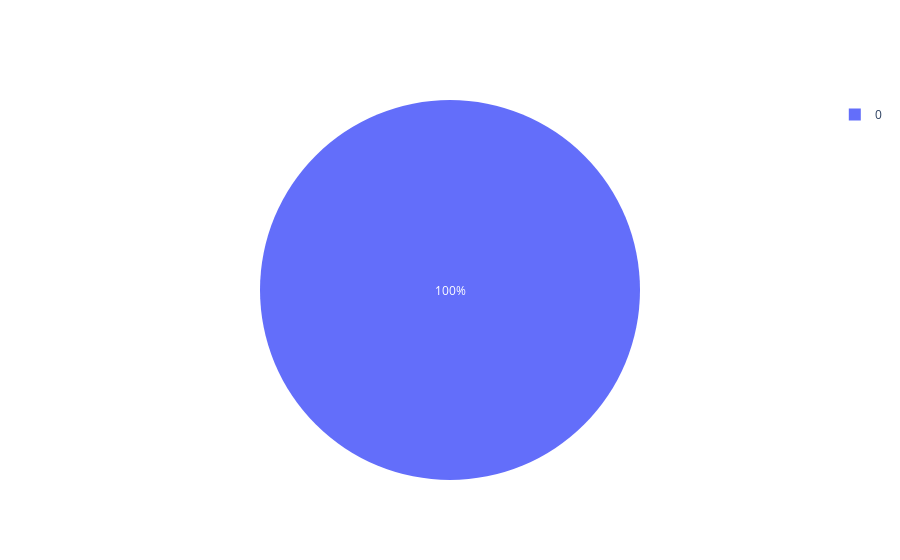

Source (notebook cell):
### Markdown cell above
<font color='green'/>**Analysis** - 87% of float datatypes have correct values and can be used for analyis

### Code cell
## int columns
loan_data_type_int_group = loan_data_type_int.groupby("Null_Percentage").count().reset_index()
plot_pie_chart(loan_data_type_int_group,"Null_Percentage","Null_Count")
loan_data_type_int

### Figure 1 — Plotly figure (JSON) as saved in the notebook; plotly's stock layout.template omitted (floating-point values rounded to 4 significant figures)
{"data": [{"labels": [0], "type": "pie", "values": [8]}], "layout": {}}
